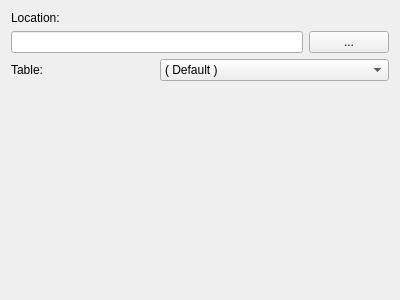
<?xml version="1.0" encoding="UTF-8"?>
<ui version="4.0">
 <class>KLFLibSqliteOpenWidget</class>
 <widget class="QWidget" name="KLFLibSqliteOpenWidget">
  <property name="geometry">
   <rect>
    <x>0</x>
    <y>0</y>
    <width>400</width>
    <height>300</height>
   </rect>
  </property>
  <property name="windowTitle">
   <string>Form</string>
  </property>
  <layout class="QGridLayout" name="lyt_KLFLibSqliteOpenWidget">
   <item row="0" column="0" colspan="3">
    <widget class="QLabel" name="lblLocation">
     <property name="text">
      <string>Location:</string>
     </property>
    </widget>
   </item>
   <item row="1" column="0" colspan="2">
    <widget class="QLineEdit" name="txtFile"/>
   </item>
   <item row="1" column="2">
    <widget class="QPushButton" name="btnBrowse">
     <property name="sizePolicy">
      <sizepolicy hsizetype="Fixed" vsizetype="Fixed">
       <horstretch>0</horstretch>
       <verstretch>0</verstretch>
      </sizepolicy>
     </property>
     <property name="text">
      <string>...</string>
     </property>
    </widget>
   </item>
   <item row="3" column="0">
    <spacer name="vspc">
     <property name="orientation">
      <enum>Qt::Vertical</enum>
     </property>
     <property name="sizeHint" stdset="0">
      <size>
       <width>20</width>
       <height>223</height>
      </size>
     </property>
    </spacer>
   </item>
   <item row="2" column="0">
    <widget class="QLabel" name="lblTable">
     <property name="text">
      <string>Table:</string>
     </property>
    </widget>
   </item>
   <item row="2" column="1" colspan="2">
    <widget class="QComboBox" name="cbxTable">
     <item>
      <property name="text">
       <string extracomment="[[sqlite open widget; use default table]]">( Default )</string>
      </property>
     </item>
    </widget>
   </item>
  </layout>
 </widget>
 <resources/>
 <connections/>
</ui>
